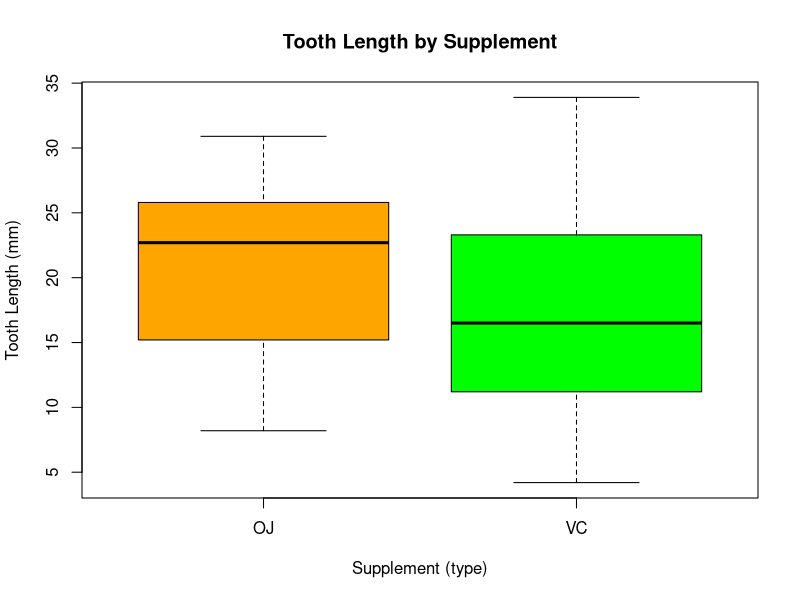
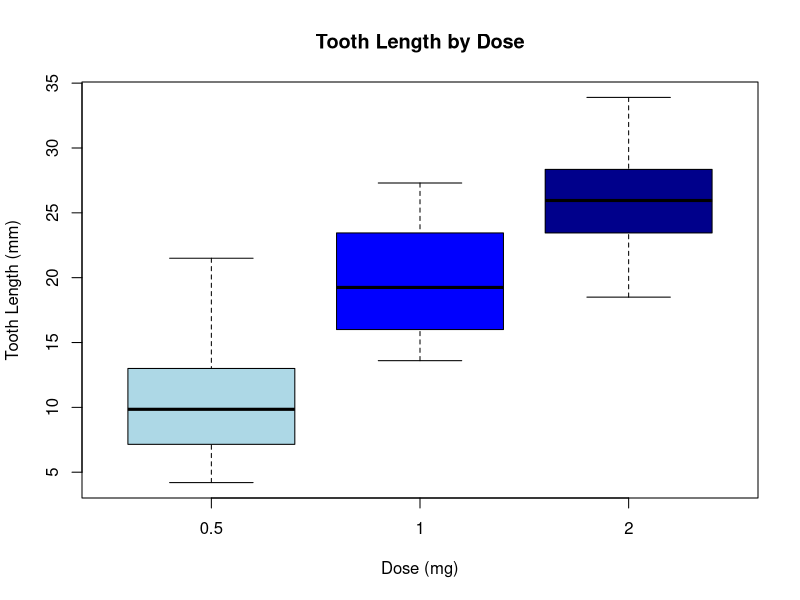
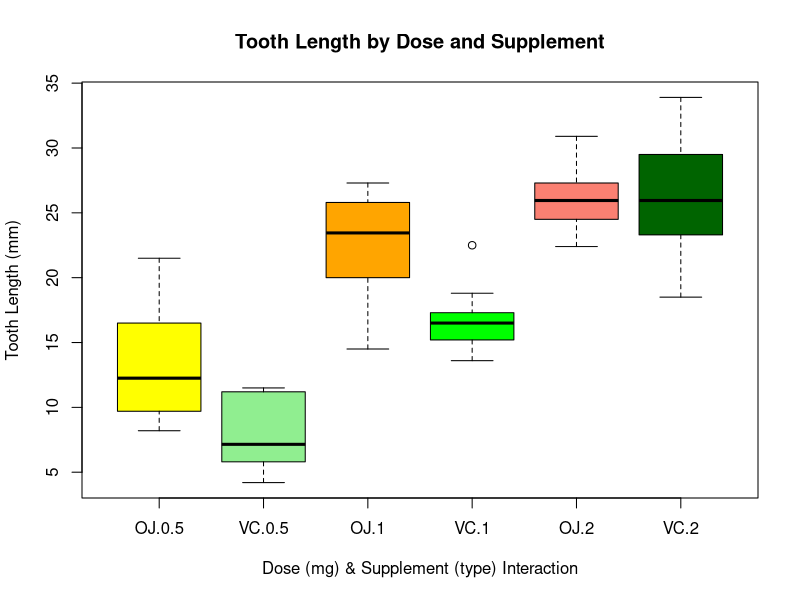
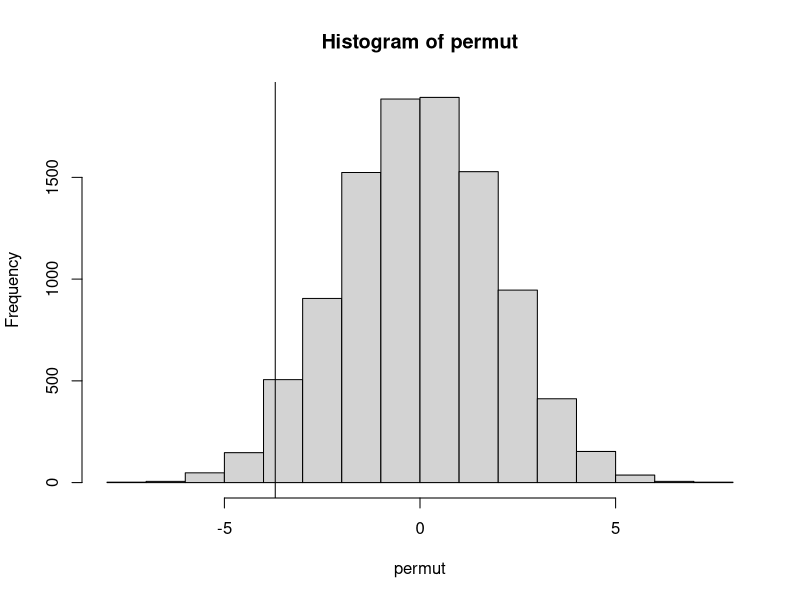
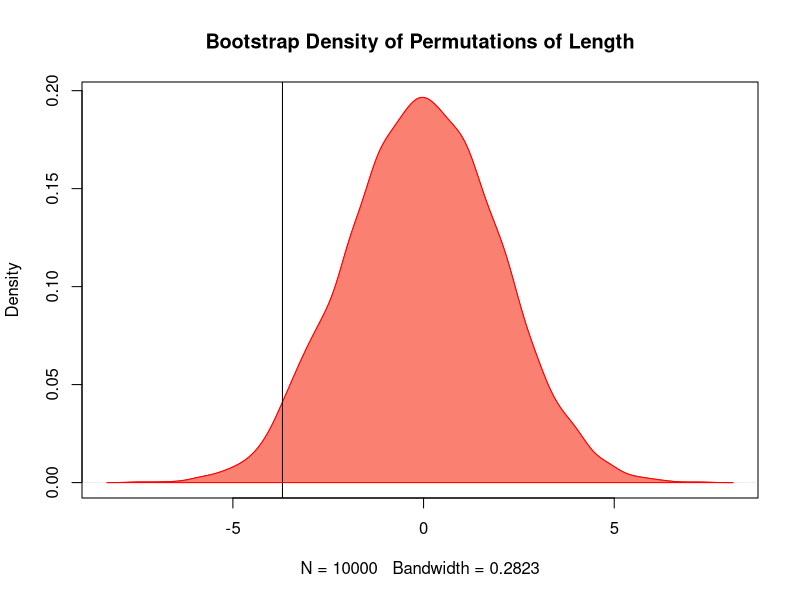
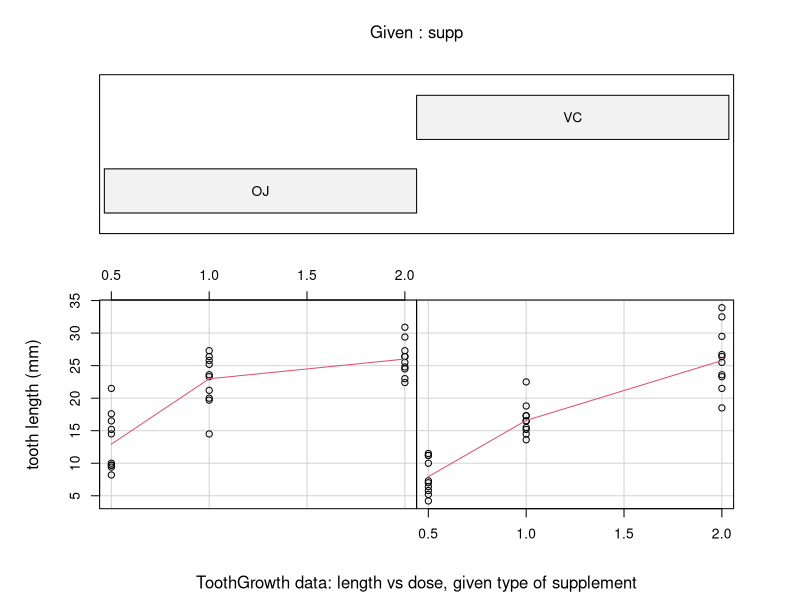
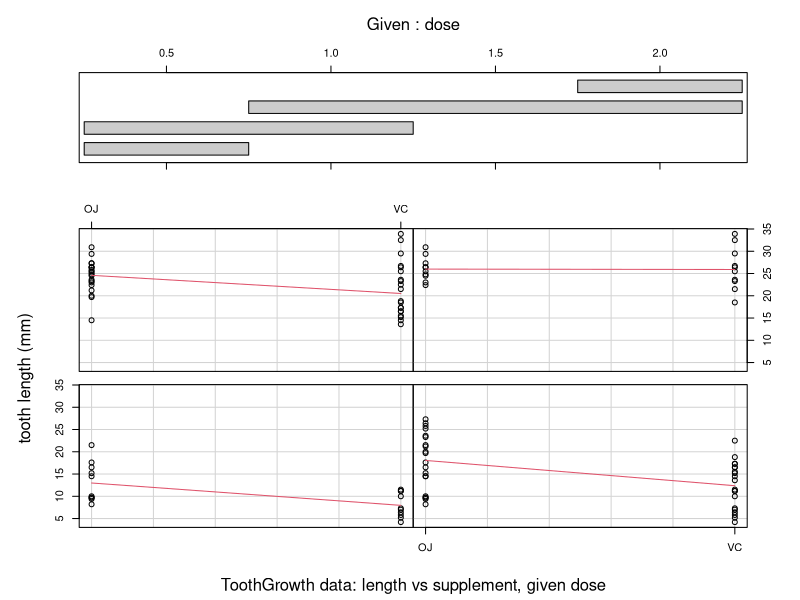

These charts were generated, in order, by the following R code:

########
### project2
#####
library(plyr)
?ToothGrowth
boxplot(ToothGrowth$len~ToothGrowth$supp,col=c("orange","green"),main="Tooth Length by Supplement",ylab="Tooth Length (mm)",xlab="Supplement (type)")
boxplot(ToothGrowth$len~ToothGrowth$dose,col=c("lightblue","blue","darkblue"),main="Tooth Length by Dose",ylab="Tooth Length (mm)",xlab="Dose (mg)")
boxplot(len ~ interaction(supp,dose), data=ToothGrowth,col=c("yellow","lightgreen","orange","green","salmon","darkgreen"),main="Tooth Length by Dose and Supplement",ylab="Tooth Length (mm)",xlab="Dose (mg) & Supplement (type) Interaction")

summary(ToothGrowth)
mean(ToothGrowth$len)
sd(ToothGrowth$len)
var(ToothGrowth$len)

TGsuppMean=ddply(ToothGrowth,"supp",summarize, avg=mean(len))
TGsuppSD=ddply(ToothGrowth,"supp",summarize, StDev=sd(len))

TGdoseMean=ddply(ToothGrowth,"dose",summarize, avg=mean(len))
TGdoseSD=ddply(ToothGrowth,"dose",summarize, StDev=sd(len))

TGsuppdoseMean=ddply(ToothGrowth,c("supp","dose"),summarize, avg=mean(len))
TGsuppdoseSD=ddply(ToothGrowth,c("supp","dose"),summarize, StDev=sd(len))


# T test for Supplement type
VC=subset(ToothGrowth, supp=="VC")
OJ=subset(ToothGrowth,supp=="OJ")
round(t.test(VC$len,OJ$len)$p.value,4)

# T test for doses
dose0.5=subset(ToothGrowth,dose==0.5)
dose2=subset(ToothGrowth,dose==2.0)
t.test(dose0.5$len,dose2$len)$p.value

dose0.5=subset(ToothGrowth,dose==0.5)
dose1=subset(ToothGrowth,dose==1.0)
t.test(dose0.5$len,dose1$len)

t.test(dose1$len,dose2$len)

# T test for supplement and dose
VCdose.5=subset(ToothGrowth,dose==0.5 & supp=="VC")
OJdose.5=subset(ToothGrowth,dose==0.5 & supp=="OJ")
t.test(VCdose.5$len,OJdose.5$len)

VCdose1=subset(ToothGrowth,dose==1.0 & supp=="VC")
OJdose1=subset(ToothGrowth,dose==1.0 & supp=="OJ")
t.test(VCdose1$len,OJdose1$len)

VCdose2=subset(ToothGrowth,dose==2.0 & supp=="VC")
OJdose2=subset(ToothGrowth,dose==2.0 & supp=="OJ")
t.test(VCdose2$len,OJdose2$len)


####
subdata=ToothGrowth[ToothGrowth$supp %in% c("VC","OJ"),]
y=subdata$len
group=as.character(subdata$supp)
testStat=function(w,g)mean(w[g=="VC"])-mean(w[g=="OJ"])
observedStat=testStat(y,group)
permut=sapply(1:10000,function(i) testStat(y,sample(group)))
observedStat
mean(permut<observedStat)

hist(permut)
abline(v=observedStat)
d=density(permut)
plot(d,col="red",main="Bootstrap Density of Permutations of Length")
polygon(d, col="salmon", border="red") 
abline(v=observedStat)
sd(permut)
quantile(permut,c(.025,.975))


#####

coplot(len ~ dose | supp, data = ToothGrowth, panel = panel.smooth,ylab="tooth length (mm)",
       xlab = "ToothGrowth data: length vs dose, given type of supplement")
coplot(len ~ supp | dose, data = ToothGrowth, panel = panel.smooth,ylab="tooth length (mm)",
       xlab = "ToothGrowth data: length vs supplement, given dose")

# F-test (ANOVA) for dose
fitDose=lm(ToothGrowth$len~ToothGrowth$dose)
anova(fitDose)
# F-test (ANOVA) for Supplement type
fitSupp=lm(ToothGrowth$len~ToothGrowth$supp)
anova(fitSupp)
# F-test (ANOVA) for Supplement type and dose
fitSuppDose=lm(ToothGrowth$len~ToothGrowth$supp+ToothGrowth$dose)
anova(fitSuppDose)